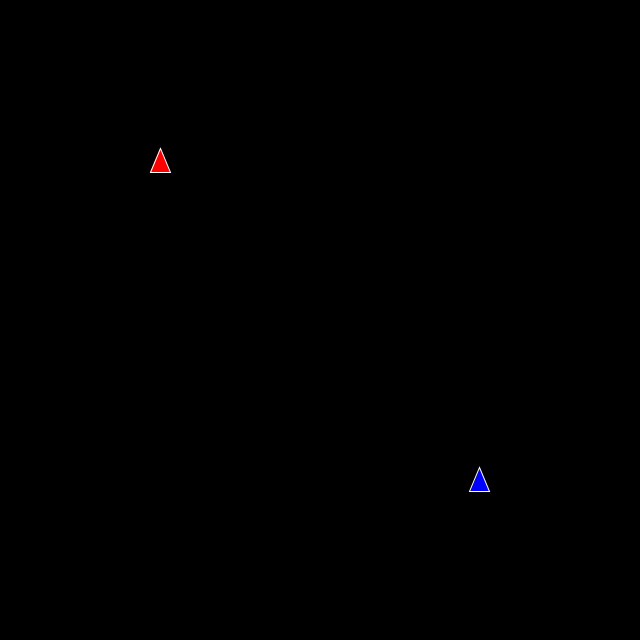
Frame 1 (no input)
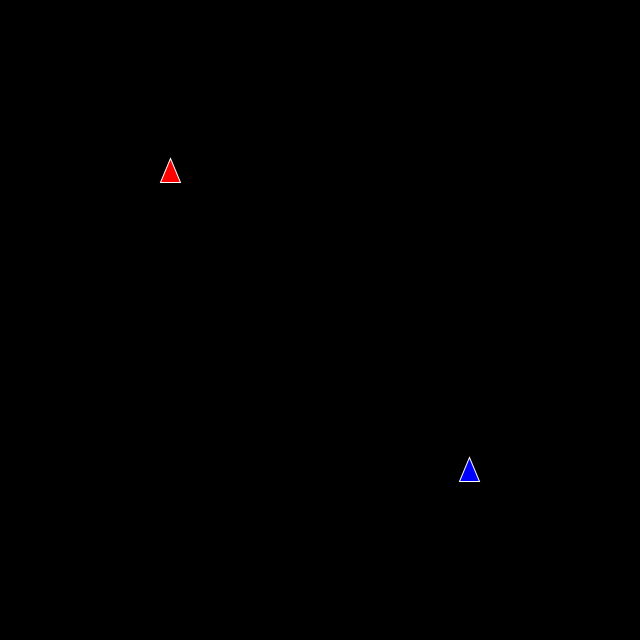
Frame 60 (the mouse pressed at the canvas centre just before this capture)
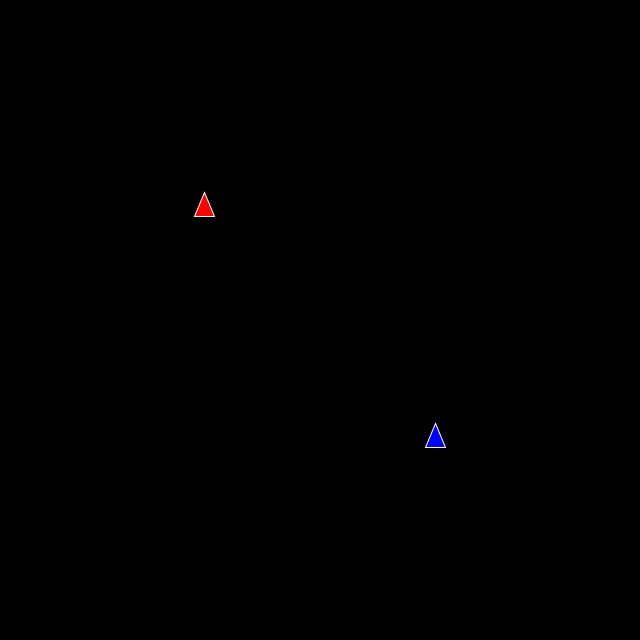
Frame 120 (the mouse held since frame 60 and released just before this capture)

The Processing sketch that drew these frames (run headless with seeded random() and noise(); from frame 60 on, the mouse is pressed at the canvas centre):

// Processing sketch: Spacewar
// ── Spacewar.pde
// Jing Guo
// http://guoj.org

Spaceship sw, sw2;
Blackhole bh;

void setup() {
  size(640, 640);
  sw = new Spaceship(25, width*0.25, height*0.25, 255, 0, 0);
  sw2 = new Spaceship(25, width*0.75, height*0.75, 0, 0, 255);
  bh = new Blackhole();
}

void draw() {
  background(0);
  PVector force = bh.attract(sw);
  PVector force2 = bh.attract(sw2);

  sw.controlShip('a', 'd', 'w', 's', 'q');
  sw.applyForce(force);
  sw.update();
  sw.isCollided(sw2); // only compute once
  sw.checkEdges();
  sw.isDead(bh);
  sw.display();

  sw2.controlShip('j', 'l', 'i', 'k', 'p');
  sw2.applyForce(force2);
  sw2.update();
  sw2.checkEdges();
  sw2.isDead(bh);
  sw2.display();

  bh.display();
}
// ── Blackhole.pde
// Jing Guo
// http://guoj.org

class Blackhole {

  PVector location;

  float mass, g;
  float scaleWidth, scaleHeight;

  Blackhole() {
    location = new PVector(width/2, height/2);
    mass = 20;
    g = 20;
    scaleWidth = 0.01 * width;
    scaleHeight = 0.01 * height;
  }

  PVector attract(Spaceship ss) {
    PVector force = PVector.sub(location, ss.location);
    float dist = force.mag();
    //dist = constrain(dist, 20, 100);
    float str = (g * mass * ss.mass) / (dist * dist);
    force.normalize();
    force.mult(str);
    return force;
  }

  void display() {
    translate(location.x, location.y);

    rectMode(CENTER);
    noStroke();
    noFill();
    rect(0, 0, scaleWidth*2, scaleHeight*2);

    stroke(0);
    line(scaleWidth, scaleHeight, -scaleWidth, -scaleHeight);
    line(-scaleWidth, scaleHeight, scaleWidth, -scaleHeight);
  }
}
// ── CreateSpacewar.pde
// Jing Guo
// http://guoj.org

class CreateSpacewar {

  PVector location, velocity, acceleration;

  float topspeed;

  CreateSpacewar() { // two players
    location = new PVector(width/2, height/2);
    velocity = new PVector(0, 0);
    acceleration = new PVector(0, 0);
    topspeed = 5;
  }

  void update() {
  }

  void display() { // a blackhole in the center
  }

  void thrust() {
  }

  void keyPressed() {
    if (key == CODED) {
      if (keyCode == LEFT) {
        //
      } else if (keyCode == RIGHT) {
        //
      }
    } else if (key == 'z' || key == 'Z') {
      thrust();
    }
  }
}
// ── Spaceship.pde
// Jing Guo
// http://guoj.org

class Spaceship {

  PVector location, velocity, acceleration;

  float topspeed, mass, angle, s; // s is size
  float r, g, b;
  boolean thrusting;

  Spaceship(float m, float x, float y, float r_, float g_, float b_) {
    location = new PVector(x, y);
    velocity = new PVector(0, 0);
    acceleration = new PVector(0, 0);
    topspeed = 2;
    mass = m;
    angle = 0;
    s = 12;
    r = r_;
    g = g_;
    b = b_;
    thrusting = false;
  }

  void applyForce(PVector force) {
    PVector f = PVector.div(force, mass);
    //f.div(mass);
    acceleration.add(f);
  }
  
  void shoot() {
    //
  }

  void thrust() {
    float ang = angle - PI/2;
    PVector force = new PVector(cos(ang), sin(ang));
    force.mult(0.1);
    applyForce(force);

    thrusting = true;
  }

  void hyperspace() {
    delay(3000);
    location = new PVector(random(0, width), random(0, height));
  }

  void isDead(Blackhole bh) {
    PVector v = PVector.sub(location, bh.location);
    PVector abs_v = new PVector(abs(v.x), abs(v.y));
    PVector h = new PVector(bh.scaleWidth, bh.scaleHeight);
    PVector u = PVector.sub(abs_v, h);

    if (u.x < 0) {
      u.x = 0;
    } else if (u.y < 0) {
      u.y = 0;
    } else if (u.x < 0 && u.y < 0) {
      u.x = u.y = 0;
    }

    if (u.mag() < s/2) {
      velocity.mult(0);
      location = new PVector(random(0, width), random(0, height));
    }
  }

  void isCollided(Spaceship ss) {
    PVector dist = PVector.sub(location, ss.location);

    if (dist.mag() < s) {
      velocity.mult(0);
      ss.velocity.mult(0);
      location = new PVector(random(0, width), random(0, height));
      ss.location = new PVector(random(0, width), random(0, height));
    }
  }

  void checkEdges() {
    if (location.x > width) {
      location.x = 0;
    } else if (location.x < 0) {
      location.x = width;
    }

    if (location.y > height) {
      location.y = 0;
    } else if (location.y < 0) {
      location.y = height;
    }
  }

  void controlShip(char left, char right, char sht, char thr, char hs) {
    if (keyPressed) {
      if (key == left) {
        angle -= 0.025;
      } else if (key == right) {
        angle += 0.025;
      } else if (key == sht) {
        shoot();
      } else if (key == thr) {
        thrust();
      } else if (key == hs) {
        hyperspace();
      }
    }
  }

  void update() {
    velocity.limit(topspeed);
    velocity.add(acceleration);
    location.add(velocity);

    acceleration.mult(0);
  }

  void display() {
    stroke(255);
    strokeWeight(1);
    pushMatrix();
    translate(location.x, location.y);
    rotate(angle);
    fill(r, g, b);

    if (thrusting) {
      line(0, 15, 0, 25);
    }
    // draw spaceship    
    beginShape();
    vertex(0, -s);
    vertex(-s+2, s);
    vertex(s-2, s);
    endShape(CLOSE);
    popMatrix();

    thrusting = false;
  }
}
